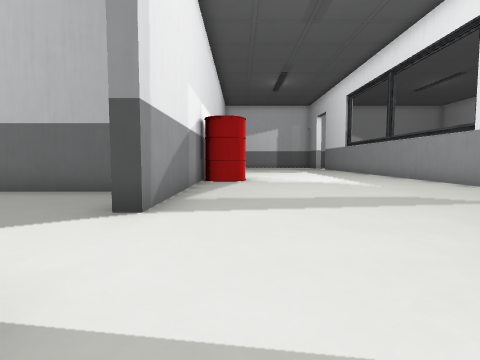
[1] (above)

14 first-person views from a walk through a Unity game level. The camera is 1.4 m above the floor, tilts 4° down and sees 80° across. The floor is counted in squares, 2 m on a side. Each view is taken from the middle of a square. On the plan, view 1 faces up. The plan holds only what a view shows up to about 10 squares ahead; the rest is blank. The place goes on beyond the plan. The player is left out. Some animated figures are left out. Some surface patterns are stand-ins.

[2]
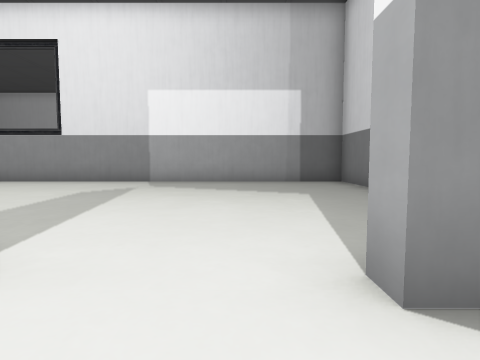

[3]
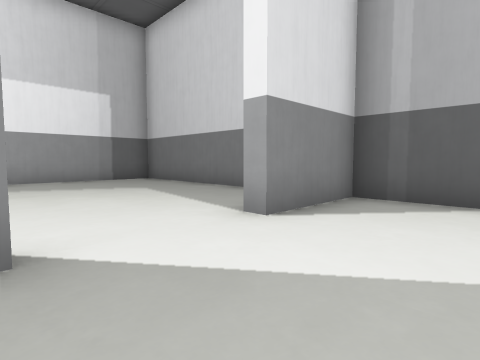

[4]
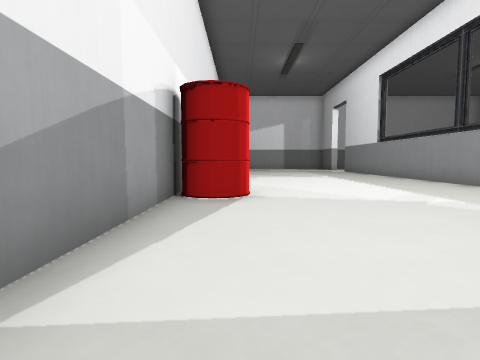

[5]
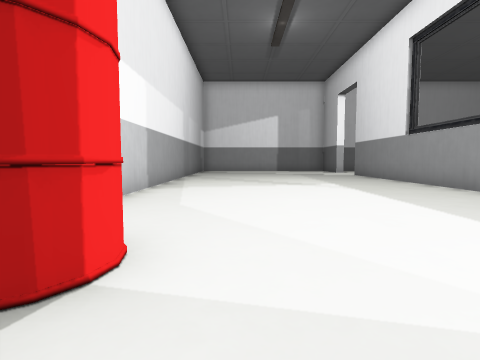

[6]
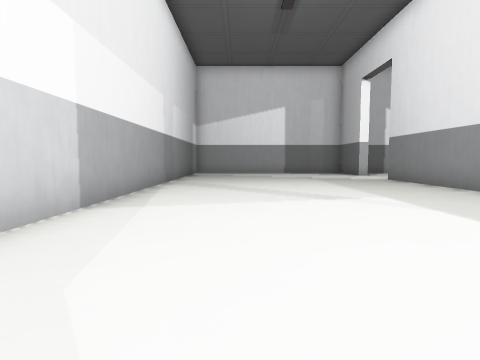

[7]
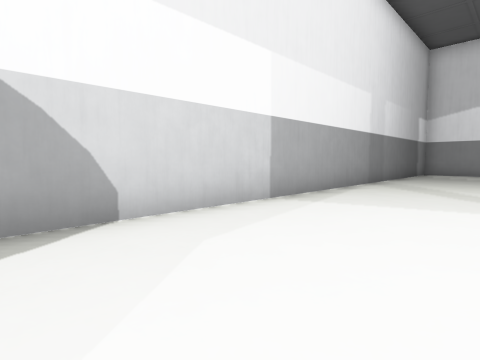

[8]
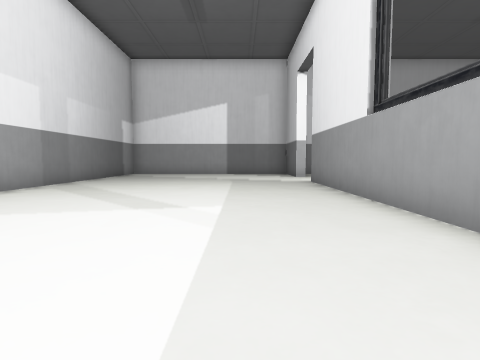

[9]
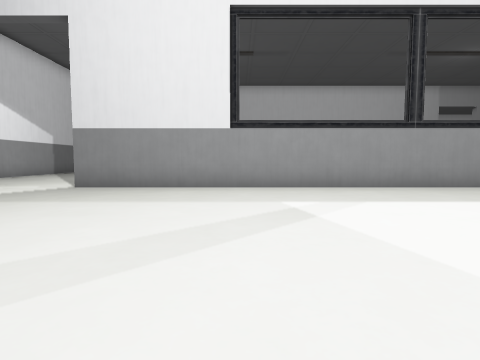

[10]
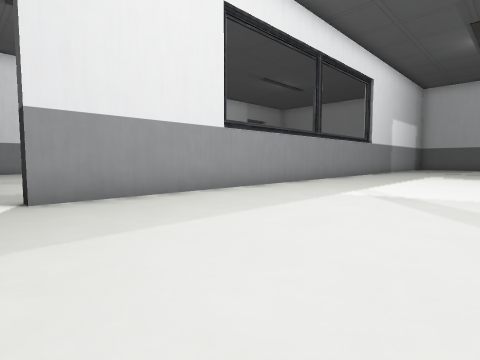

[11]
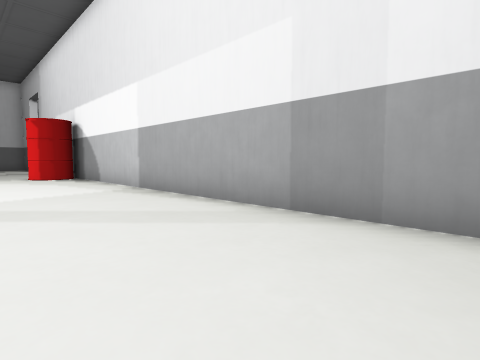

[12]
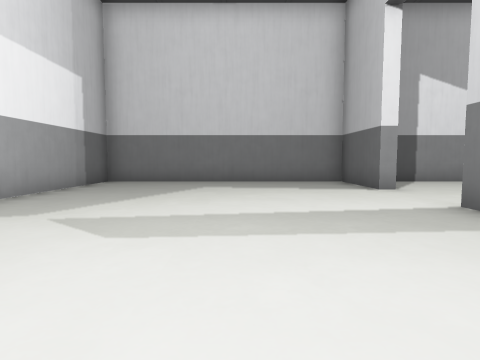

[13]
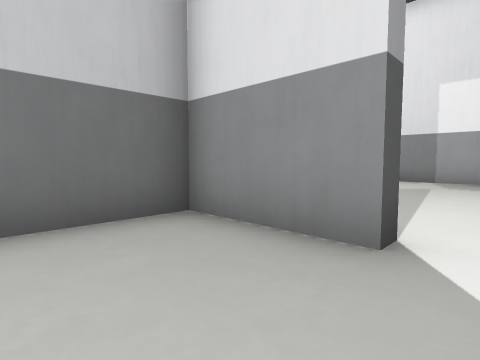

[14]
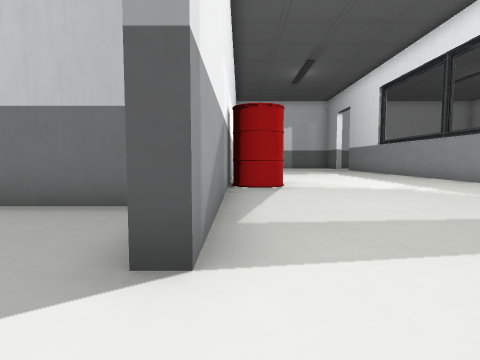

### Floor plan
Points are (right, up) in squares from view 1. A wall is a line through its corners. A room is listed if a view was taken in it or the views show most of it. See-through windows are left out.
Room 1 (views 1, 4, 5, 6, 7, 8, 9, 10, 11, 12, 14)
walls: (-1.3, 8.2) (-1.3, 3.8); (-1.7, 1.2) (-1.3, 1.2) (-1.3, -1.4); (-1.3, 22.1) (-1.3, 10.6); (-1.1, -1.3) (6.3, -1.3) (6.3, 21.2)
ways out: opening at (-1, 2.5) to room 2; opening at (7, 22)
objects: other object (-1, 9) to (0, 10)
Room 2 (views 2, 3, 13)
walls: (-1.3, 3.8) (-1.7, 3.8) (-1.7, 6.3) (-4.5, 6.3); (-4.5, -1.3) (-1.1, -1.3); (-1.7, -1.4) (-1.7, 1.2)
ways out: opening at (-1, 2.5) to room 1

Where each view was taken, in squares from view 1:
view 1: 0 up, 0 right, facing up
view 2: 2 up, 3 left, facing right
view 3: 4 up, 4 left, facing down-right
view 4: 4 up, 0 right, facing up
view 5: 8 up, 1 right, facing up
view 6: 11 up, 1 right, facing up
view 7: 11 up, 2 right, facing up-left
view 8: 12 up, 4 right, facing up
view 9: 17 up, 1 left, facing right
view 10: 22 up, 1 right, facing down-right
view 11: 22 up, 2 right, facing down-left
view 12: 8 up, 2 right, facing down
view 13: 3 up, 4 left, facing up-right
view 14: 2 up, 1 left, facing up
